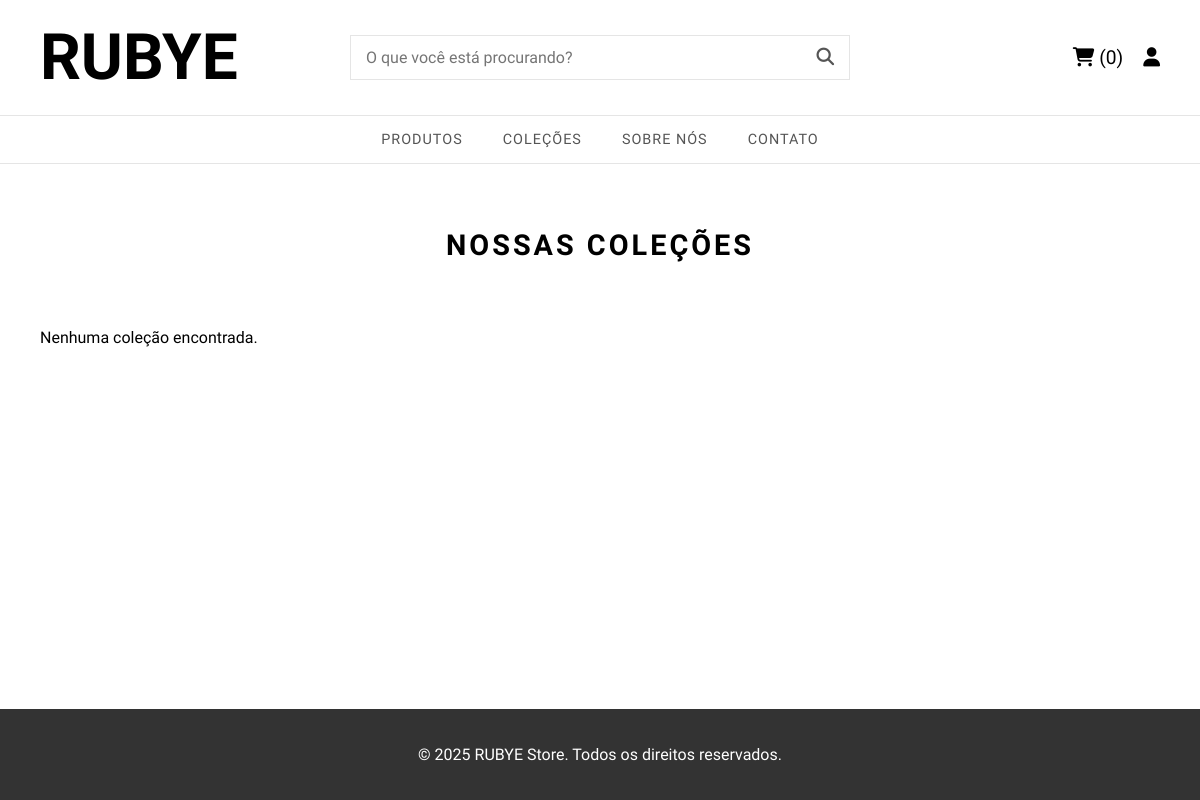
The page /colecoes.php on the database as committed earlier.
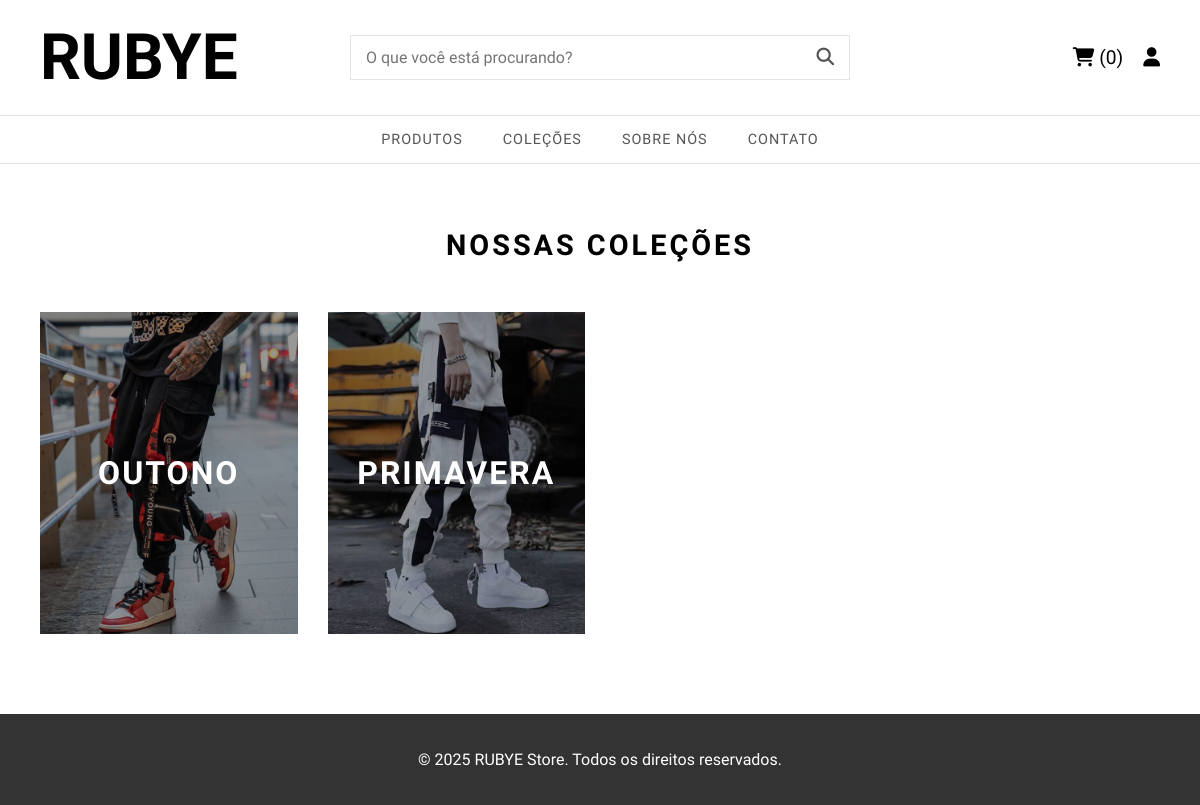
The same page on the database as committed later.
### tables this page shows
CREATE TABLE `colecoes` (
  `id` int(11) NOT NULL,
  `nome` varchar(255) NOT NULL,
  `imagem` varchar(255) DEFAULT NULL
);

### public/colecoes.php (the view)
<?php include 'partials/header.php'; ?>
<div class="page-container">
    <h2 class="section-title">Nossas Coleções</h2>
    <div class="collection-grid">
        <?php
        $colecoes = $conexao->query("SELECT * FROM colecoes ORDER BY nome ASC");
        if ($colecoes->num_rows > 0) {
            while ($colecao = $colecoes->fetch_assoc()) {
        ?>
            <div class="collection-card">
                <a href="produtos.php?colecao=<?php echo $colecao['id']; ?>">
                    <img src="../assets/uploads/<?php echo htmlspecialchars($colecao['imagem'] ?? 'default.jpg'); ?>" alt="<?php echo htmlspecialchars($colecao['nome']); ?>">
                    <div class="collection-card-overlay">
                        <h3><?php echo htmlspecialchars($colecao['nome']); ?></h3>
                    </div>
                </a>
            </div>
        <?php
            }
        } else {
            echo "<p>Nenhuma coleção encontrada.</p>";
        }
        ?>
    </div>
</div>
<?php include 'partials/footer.php'; ?>

Rows that differ between the two databases and show on the page:
added colecoes: imagem (picture), nome "OUTONO"
added colecoes: imagem (picture), nome "PRIMAVERA"
Other text that changed with them:
text no longer shown: "Nenhuma coleção encontrada."
